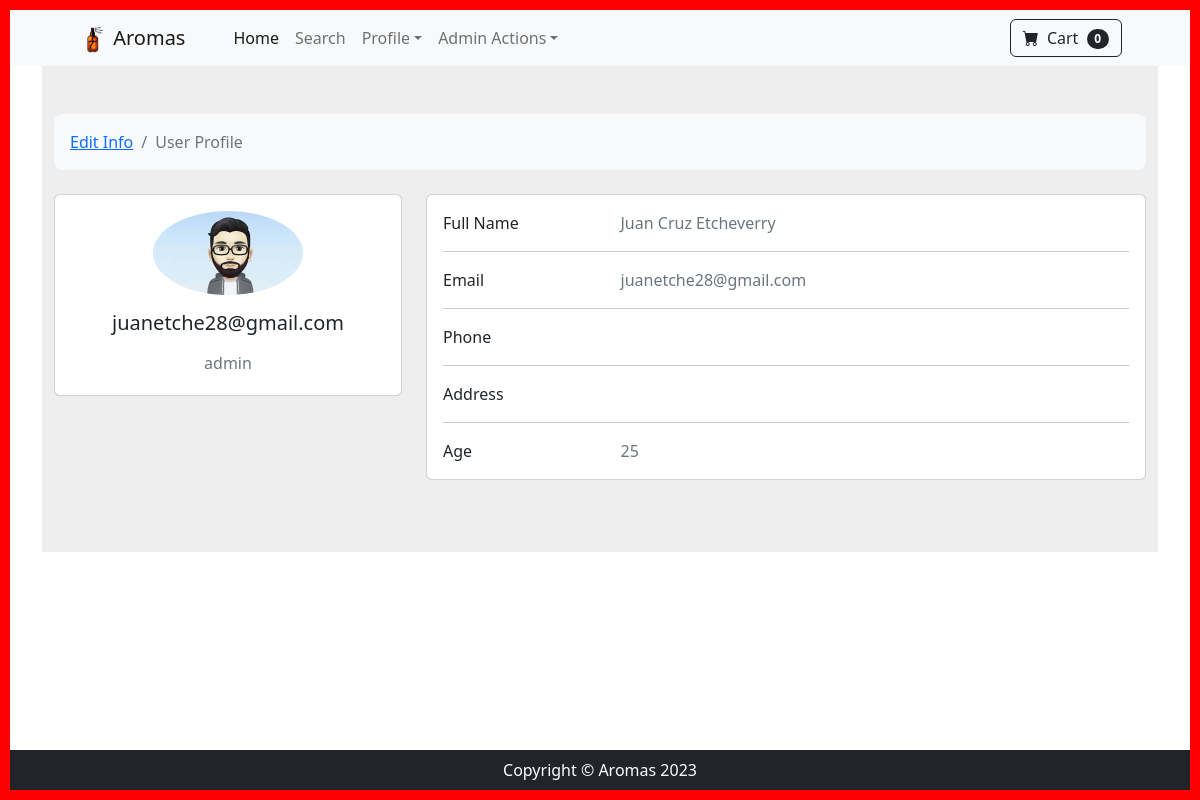
Screenshot of /profile/ (signed in) with the database file from the repository.
### AppAromas/models.py (models this page shows, shortened)
class Users(models.Model):
    BASIC = "basic"
    ADMIN = "admin"
    STAFF = "staff"
    user = models.ForeignKey(User, blank=True, null=True, on_delete=models.CASCADE)
    rol_choices =[(BASIC, "Basic"), (ADMIN, "Admin"), (STAFF, "Staff")]
    age = models.IntegerField(null=True, blank=True)
    rol = models.CharField(max_length=5, choices=rol_choices, default="user", blank=True, null=True)
    avatar = models.ImageField(default="avatares/avatar.png", upload_to='avatares')
    phone = models.CharField(max_length=40, null=True, blank=True)
    address = models.CharField(max_length=100, null=True, blank=True)

### AppAromas/views.py (the view)
# urls.py: path('profile/', views.profile, name="profile"),
@login_required(login_url='/login')
def profile(request):
    userID = request.user.id
    firstName = request.user.first_name
    lastName = request.user.last_name
    email = request.user.email
    username = request.user.username
    if  Users.objects.filter(user_id=userID).exists():
        userSearched =  Users.objects.get(user_id=userID)
        rol = userSearched.rol
        avatar = userSearched.avatar
        age = userSearched.age
        phone = userSearched.phone
        address = userSearched.address
    else:
        rol = "none"
        avatar = "/avatares/avatar1.png"
        age = "none"
        address = "none"
        phone = "none"
    contexto= {"firstName":firstName, "lastName":lastName,"email":email,"username":username, "rol":rol, "avatar":avatar, "age":age, "phone":phone, "address":address}
    return render(request, "AppAromas/profile.html", {'contexto':contexto})

### AppAromas/templates/AppAromas/profile.html (shortened to what this page needs)
{% extends 'AppAromas/padre.html' %}
{% block main %}
    <section style="background-color: #eee;">
        <div class="container py-5">
          <div class="row">
            <div class="col">
              <nav aria-label="breadcrumb" class="bg-light rounded-3 p-3 mb-4">
                <ol class="breadcrumb mb-0">
                  <li class="breadcrumb-item"><a href="{% url 'editProfile' %}">Edit Info</a></li>
                  <li class="breadcrumb-item active" aria-current="page">User Profile</li>
                </ol>
              </nav>
            </div>
          </div>
          <div class="row">
            <div class="col-lg-4">
              <div class="card mb-4">
                <div class="card-body text-center">
                  <img src="/media/{{contexto.avatar}}" alt="avatar"
                    class="rounded-circle img-fluid" style="width: 150px;">
                  <h5 class="my-3">{{contexto.username}}</h5>
                  <p class="text-muted mb-1">{{contexto.rol}}</p>
                </div>
              </div>
            </div>
            <div class="col-lg-8">
              <div class="card mb-4">
                <div class="card-body">
                  <div class="row">
                    <div class="col-sm-3">
                      <p class="mb-0">Full Name</p>
                    </div>
                    <div class="col-sm-9">
                      <p class="text-muted mb-0">{{contexto.firstName}} {{contexto.lastName}}</p>
                    </div>
                  </div>
                  <hr>
                  <div class="row">
                    <div class="col-sm-3">
                      <p class="mb-0">Email</p>
                    </div>
                    <div class="col-sm-9">
                      <p class="text-muted mb-0">{{contexto.email}}</p>
                    </div>
                  </div>
                  <hr>
                  <div class="row">
                    <div class="col-sm-3">
                      <p class="mb-0">Phone</p>
                    </div>
                    <div class="col-sm-9">
                    </div>
                  </div>
                  <hr>
                  <div class="row">
                    <div class="col-sm-3">
                      <p class="mb-0">Address</p>
                    </div>
                    <div class="col-sm-9">
                    </div>
                  </div>
                  <hr>
                  <div class="row">
                    <div class="col-sm-3">
                      <p class="mb-0">Age</p>
                    </div>
                    <div class="col-sm-9">
                      <p class="text-muted mb-0">{{contexto.age}}</p>
                    </div>
                  </div>
                </div>
              </div>
            </div>
          </div>
        </div>
      </section>
{% endblock main %}

### rows the page displays
Users: avatar (picture), rol "admin"

### other values shown
{{ contexto.username }} "juanetche28@gmail.com"
{{ contexto.firstName }} "Juan Cruz"
{{ contexto.lastName }} "Etcheverry"
{{ contexto.email }} "juanetche28@gmail.com"
{{ contexto.age }} "25"
